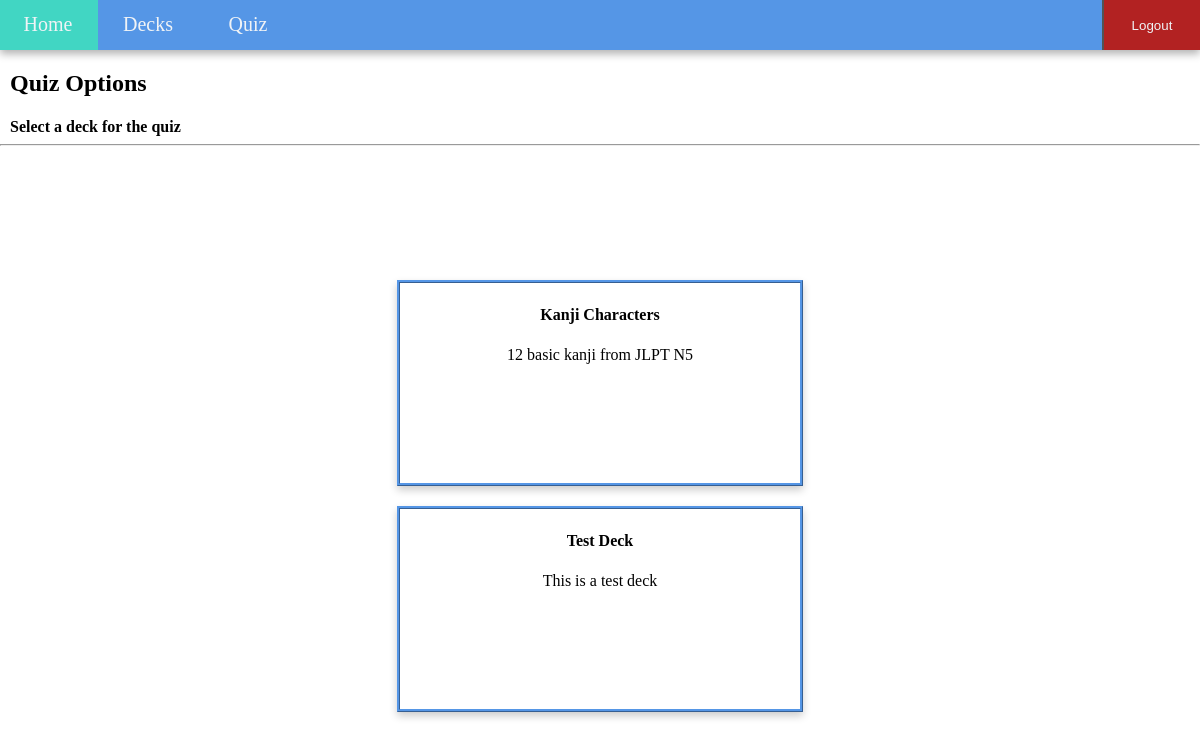
Page /quiz_loader (signed in) on the committed database.
### models/models.py (models this page shows)
class Deck(db.Model):
    __tablename__ = "decks"
    deck_id = Column(db.Integer,primary_key=True,autoincrement=True)
    name = Column(db.String,nullable=False)
    description = Column(db.String,nullable=False)

### app.py (the view)
@app.route('/quiz_loader',methods = ['GET','POST'])
def quiz_loader():
    global visited
    visited = []
    try:
        reset_result()
    except:
        return render_template("error.html")
    if g.user:
        try:
            if get_decks() == None:
                return render_template("decks.html")
            decks = []
            temp = get_decks()
            for i in temp:
                if get_cards(i[0]) != []:
                    decks.append(i)
            return render_template("quiz_loader.html",decks = decks)
        except:
            return render_template("error.html")
    return redirect(url_for('signin'))

### app.py (called while the page is built)
@app.before_request
def before_request():
    g.user = None
    if 'user' in session:
        g.user = session['user']

### controllers/functions.py (called while the page is built)
def get_cards(deck_id):
    cards = [(card.card_id,card.question,card.answer) for card in db.session.query(Card).filter(Card.deck_id==deck_id).all()]
    print(cards)
    return cards

def get_decks():
    decks = [(deck.deck_id,deck.name,deck.description) for deck in db.session.query(Deck).all()]
    print(decks[0])
    return decks

def reset_result():
    db.session.query(Result).delete()
    db.session.commit()
    db.session.close()

### templates/quiz_loader.html (shortened to what this page needs)
<!DOCTYPE html>
<html>
    <head>
        <link rel="stylesheet" href="../static/decks.css">
    </head>
    <body>
        <header style="margin: 0;">
            <nav class ="navbar">
                <ul class="nav_ul">
                    <li class="nav_item"><a class="nav_item_a" href="/dashboard">Home</a></li>
                    <li class="nav_item"><a class="nav_item_a" href="/decks">Decks</a></li>
                    <li class="nav_item"><a class="nav_item_a" href="/quiz_loader">Quiz</a></li>
                    <li class = "nav_item_logout"><button class="logout_button" onclick="window.location.href='/logout'" type="submit">Logout</button></li>
                </ul>
            </nav>
        </header>
        <div class = "decks_content">
        <h2 style="margin-left: 10px;margin-bottom: 0px;" >Quiz Options</h2>
        <h4 style="margin-left: 10px;margin-bottom: 0px;" >Select a deck for the quiz</h4>
        <hr>
        <div style="margin-top: 10px;" class ="decks_display">
        {% for deck in decks %}
            <div class="deck" onclick="window.location.href='/quiz/{{ deck[0] }}/0'">
                <div class="container">
                <h4 style="max-width: 150px;margin-left: auto;margin-right: auto;"><b>{{ deck[1] }}</b></h4>
                <p>{{ deck[2] }}</p>
                </div>
            </div>
        {% endfor %}
        </div>
        </div>
    </body>
</html>

### static/decks.css (style rules this page uses)
.nav_item { text-align: center; display: inline-block; padding: 15px; margin: -2px; width: 70px; height: 50px; }
.nav_item_a { margin: 0px; padding: 0px; font-size: 20px; text-align:center; color:#f0f3f6; text-decoration:none }
.nav_item_logout { float: right; text-align: center; display: block; padding: 15px; margin: -2px; width: 70px; height: 50px; }
.navbar { box-shadow: 0 4px 8px 0 rgba(0,0,0,0.3); transition: 0.3s; position: fixed; top: 0; z-index:1000; vertical-align: middle; overflow: hidden; width: 100%; height: 50px; margin: 0px; padding:0px; margin: 0px; background: #5596e6; }
.nav_ul { margin: 0px; padding: 0px; }
body { background-color:#ffffff; margin: 0px; }
.logout_button { margin-left: -15px; margin-top: -15px; height: 54px; width: 100px; color: #f0f3f6; background-color: firebrick; }
.deck { margin-top: 20px; border-style:ridge; border-width: 3px; border-color: #5596e6; height: 200px; width: 400px; box-shadow: 0 4px 8px 0 rgba(0,0,0,0.2); transition: 0.3s; }
.container { text-align: center; padding: 2px 16px; }
.decks_display { margin-top: 0px; position: absolute; top: 30%; left: 50%; -ms-transform: translate(-50%, -0%); transform: translate(-50%, -0%); text-align: center; padding: 10px; }
.decks_content { padding-top: 50px; }

### rows in the picture
Deck: name "Kanji Characters", description "12 basic kanji from JLPT N5"
Deck: name "Test Deck", description "This is a test deck"
